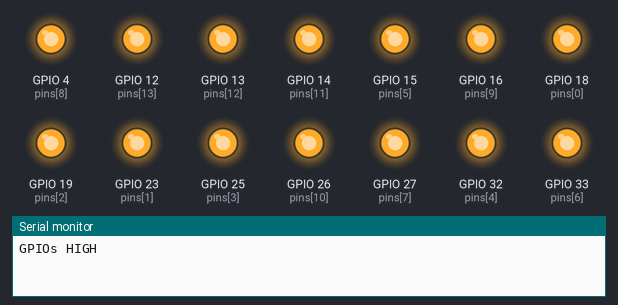
Bench run of a sketch on a simulated ESP32. On the bench: output pins drawn as LEDs (lit = HIGH), the last lines printed to the serial monitor.

Above: at 2.5 s.
At 7.5 s:
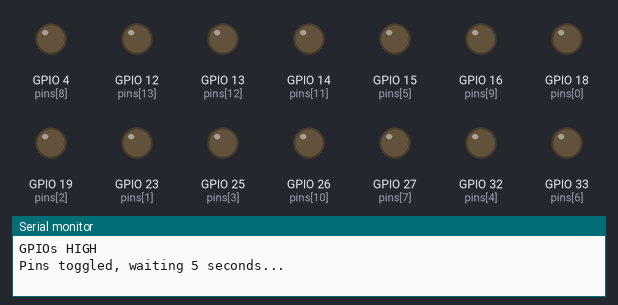
Timing chart, 0 to 13.0 s (numbered marks = the images above):
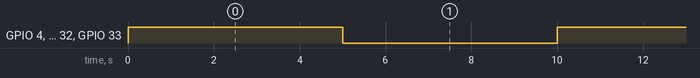

The sketch:

pin_assignment_troubleshooting.ino
```cpp
// ESP32 GPIO high for 5 seconds example

const int pins[] = {18,23,19,25,32,15,33,27,4,16,26,14,13,12};
const int numPins = sizeof(pins) / sizeof(pins[0]);

void setup() {
  Serial.begin(115200);

  for (int i = 0; i < numPins; i++) {
    pinMode(pins[i], OUTPUT);
  }
}

void loop() {
  // Set GPIOs high
  Serial.println("GPIOs HIGH");
  for (int i = 0; i < numPins; i++) {
    digitalWrite(pins[i], HIGH);
  }
  delay(5000);

  // Set GPIOs low after 5 seconds
  for (int i = 0; i < numPins; i++) {
    digitalWrite(pins[i], LOW);
  }

  Serial.println("Pins toggled, waiting 5 seconds...");
  delay(5000);
}
```

Measured:
- by itself, GPIO 4 (pins[8]), GPIO 12 (pins[13]), GPIO 13 (pins[12]), GPIO 14 (pins[11]), GPIO 15 (pins[5]), GPIO 16 (pins[9]), GPIO 18 (pins[0]), GPIO 19 (pins[2]), GPIO 23 (pins[1]), GPIO 25 (pins[3]), GPIO 26 (pins[10]), GPIO 27 (pins[7]), GPIO 32 (pins[4]), GPIO 33 (pins[6]): alternates HIGH for 5.0 s and LOW for 5.0 s
